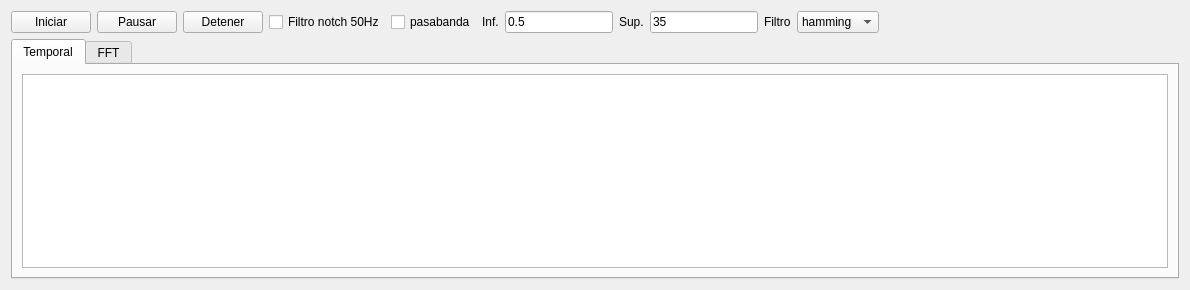
      <widget class="QWidget" name="tabVisualizacion">
       <property name="sizePolicy">
        <sizepolicy hsizetype="Expanding" vsizetype="Expanding">
         <horstretch>0</horstretch>
         <verstretch>0</verstretch>
        </sizepolicy>
       </property>
       <attribute name="title">
        <string>Visualización</string>
       </attribute>
       <layout class="QGridLayout" name="gridLayout_9">
        <item row="2" column="0">
         <widget class="QTabWidget" name="tabvisualizar">
          <property name="currentIndex">
           <number>0</number>
          </property>
          <widget class="QWidget" name="tab">
           <attribute name="title">
            <string>Temporal</string>
           </attribute>
           <layout class="QGridLayout" name="gridLayout_7">
            <item row="0" column="0">
             <widget class="PlotWidget" name="gvtemporal">
              <property name="backgroundBrush">
               <brush brushstyle="NoBrush">
                <color alpha="255">
                 <red>255</red>
                 <green>255</green>
                 <blue>255</blue>
                </color>
               </brush>
              </property>
             </widget>
            </item>
           </layout>
          </widget>
          <widget class="QWidget" name="tab_2">
           <attribute name="title">
            <string>FFT</string>
           </attribute>
           <layout class="QGridLayout" name="gridLayout_8">
            <item row="1" column="0">
             <widget class="PlotWidget" name="gvfft">
              <property name="backgroundBrush">
               <brush brushstyle="NoBrush">
                <color alpha="255">
                 <red>255</red>
                 <green>255</green>
                 <blue>255</blue>
                </color>
               </brush>
              </property>
             </widget>
            </item>
           </layout>
          </widget>
         </widget>
        </item>
        <item row="0" column="0">
         <layout class="QHBoxLayout" name="horizontalLayout" stretch="0,0,0,0,0,0,0,0,0,0,0,0,0">
          <item>
           <widget class="QPushButton" name="pbiniciarprueba">
            <property name="sizePolicy">
             <sizepolicy hsizetype="Minimum" vsizetype="Fixed">
              <horstretch>0</horstretch>
              <verstretch>0</verstretch>
             </sizepolicy>
            </property>
            <property name="text">
             <string>Iniciar</string>
            </property>
           </widget>
          </item>
          <item>
           <widget class="QPushButton" name="pbpausarprueba">
            <property name="text">
             <string>Pausar</string>
            </property>
            <property name="checkable">
             <bool>true</bool>
            </property>
           </widget>
          </item>
          <item>
           <widget class="QPushButton" name="pbdetenerprueba">
            <property name="text">
             <string>Detener</string>
            </property>
           </widget>
          </item>
          <item>
           <widget class="QCheckBox" name="cknotch">
            <property name="text">
             <string>Filtro notch 50Hz</string>
            </property>
           </widget>
          </item>
          <item>
           <widget class="QCheckBox" name="ckpasabanda">
            <property name="text">
             <string>pasabanda</string>
            </property>
            <property name="checked">
             <bool>false</bool>
            </property>
           </widget>
          </item>
          <item>
           <widget class="QLabel" name="lblinf">
            <property name="text">
             <string>Inf.</string>
            </property>
           </widget>
          </item>
          <item>
           <widget class="QLineEdit" name="txtpasabandainf">
            <property name="sizePolicy">
             <sizepolicy hsizetype="Preferred" vsizetype="Fixed">
              <horstretch>0</horstretch>
              <verstretch>0</verstretch>
             </sizepolicy>
            </property>
            <property name="text">
             <string>0.5</string>
            </property>
            <property name="readOnly">
             <bool>false</bool>
            </property>
           </widget>
          </item>
          <item>
           <widget class="QLabel" name="lblsup">
            <property name="text">
             <string>Sup.</string>
            </property>
           </widget>
          </item>
          <item>
           <widget class="QLineEdit" name="txtpasabandasup">
            <property name="sizePolicy">
             <sizepolicy hsizetype="Preferred" vsizetype="Fixed">
              <horstretch>0</horstretch>
              <verstretch>0</verstretch>
             </sizepolicy>
            </property>
            <property name="text">
             <string>35</string>
            </property>
           </widget>
          </item>
          <item>
           <widget class="QLabel" name="lblfiltro">
            <property name="text">
             <string>Filtro</string>
            </property>
           </widget>
          </item>
          <item>
           <widget class="QComboBox" name="cbfiltro">
            <item>
             <property name="text">
              <string>hamming</string>
             </property>
            </item>
            <item>
             <property name="text">
              <string>blackman</string>
             </property>
            </item>
            <item>
             <property name="text">
              <string>hann</string>
             </property>
            </item>
            <item>
             <property name="text">
              <string>bartlett</string>
             </property>
            </item>
            <item>
             <property name="text">
              <string>flattop</string>
             </property>
            </item>
           </widget>
          </item>
          <item>
           <spacer name="horizontalSpacer_4">
            <property name="orientation">
             <enum>Qt::Horizontal</enum>
            </property>
            <property name="sizeType">
             <enum>QSizePolicy::Preferred</enum>
            </property>
            <property name="sizeHint" stdset="0">
             <size>
              <width>100</width>
              <height>20</height>
             </size>
            </property>
           </spacer>
          </item>
          <item>
           <spacer name="horizontalSpacer_5">
            <property name="orientation">
             <enum>Qt::Horizontal</enum>
            </property>
            <property name="sizeHint" stdset="0">
             <size>
              <width>200</width>
              <height>20</height>
             </size>
            </property>
           </spacer>
          </item>
         </layout>
        </item>
       </layout>
      </widget>
